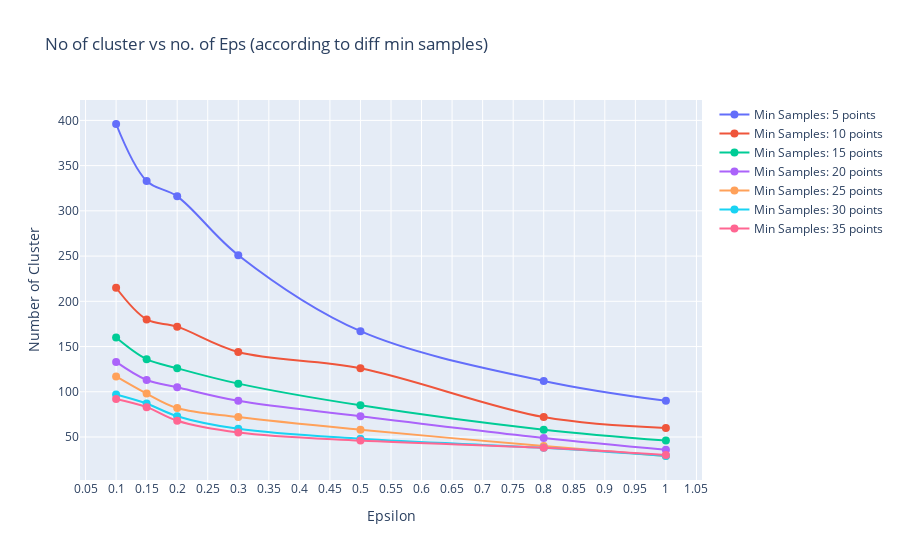
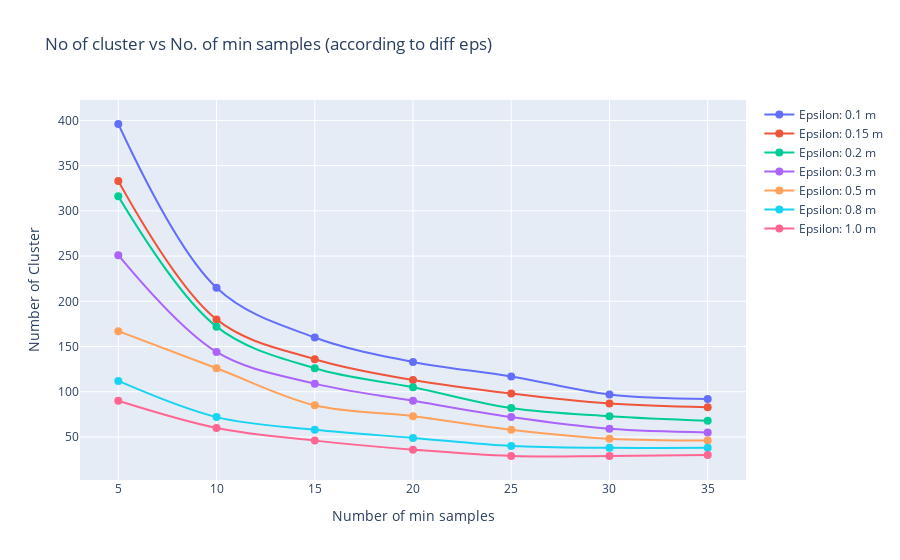

Notebook cell for these charts, in order:
### Code cell
Cluster_Eps = go.Figure()
Cluster_Samples = go.Figure()

for i in x.min_samples.unique():
    v = x[x.min_samples == i]
    Cluster_Eps.add_trace(go.Scatter(
        x=v.eps,
        y=v.number_of_clusters,
        name=f'Min Samples: {i} points',
        mode='lines+markers',
        marker=dict(size=8),
        line=dict(width=2),
        line_shape='spline'
    ))

for e in x.eps.unique():
    f = x[x.eps == e]
    Cluster_Samples.add_trace(go.Scatter(
        x=f.min_samples,
        y=f.number_of_clusters,
        name=f'Epsilon: {e} m',
        mode='lines+markers',
        marker=dict(size=8),
        line=dict(width=2),
        line_shape='spline'
    ))

Cluster_Eps.update_layout(
    title='No of cluster vs no. of Eps (according to diff min samples)',
    xaxis=dict(title='Epsilon', zeroline=False, dtick=0.05),
    yaxis=dict(title='Number of Cluster', zeroline=False)
)


Cluster_Samples.update_layout(
    title='No of cluster vs No. of min samples (according to diff eps)',
    xaxis=dict(title='Number of min samples', zeroline=False, dtick=5),
    yaxis=dict(title='Number of Cluster', zeroline=False)
)

Cluster_Eps.show()
Cluster_Samples.show()

### Figure 1 — Plotly figure (JSON) as saved in the notebook; plotly's stock layout.template omitted (floating-point values rounded to 4 significant figures)
{"data": [{"line": {"shape": "spline", "width": 2}, "marker": {"size": 8}, "mode": "lines+markers", "name": "Min Samples: 5 points", "type": "scatter", "x": [0.1, 0.15, 0.2, 0.3, 0.5, 0.8, 1], "y": [396, 333, 316, 251, 167, 112, 90]}, {"line": {"shape": "spline", "width": 2}, "marker": {"size": 8}, "mode": "lines+markers", "name": "Min Samples: 10 points", "type": "scatter", "x": [0.1, 0.15, 0.2, 0.3, 0.5, 0.8, 1], "y": [215, 180, 172, 144, 126, 72, 60]}, {"line": {"shape": "spline", "width": 2}, "marker": {"size": 8}, "mode": "lines+markers", "name": "Min Samples: 15 points", "type": "scatter", "x": [0.1, 0.15, 0.2, 0.3, 0.5, 0.8, 1], "y": [160, 136, 126, 109, 85, 58, 46]}, {"line": {"shape": "spline", "width": 2}, "marker": {"size": 8}, "mode": "lines+markers", "name": "Min Samples: 20 points", "type": "scatter", "x": [0.1, 0.15, 0.2, 0.3, 0.5, 0.8, 1], "y": [133, 113, 105, 90, 73, 49, 36]}, {"line": {"shape": "spline", "width": 2}, "marker": {"size": 8}, "mode": "lines+markers", "name": "Min Samples: 25 points", "type": "scatter", "x": [0.1, 0.15, 0.2, 0.3, 0.5, 0.8, 1], "y": [117, 98, 82, 72, 58, 40, 29]}, {"line": {"shape": "spline", "width": 2}, "marker": {"size": 8}, "mode": "lines+markers", "name": "Min Samples: 30 points", "type": "scatter", "x": [0.1, 0.15, 0.2, 0.3, 0.5, 0.8, 1], "y": [97, 87, 73, 59, 48, 38, 29]}, {"line": {"shape": "spline", "width": 2}, "marker": {"size": 8}, "mode": "lines+markers", "name": "Min Samples: 35 points", "type": "scatter", "x": [0.1, 0.15, 0.2, 0.3, 0.5, 0.8, 1], "y": [92, 83, 68, 55, 46, 38, 30]}], "layout": {"title": {"text": "No of cluster vs no. of Eps (according to diff min samples)"}, "xaxis": {"dtick": 0.05, "title": {"text": "Epsilon"}, "zeroline": false}, "yaxis": {"title": {"text": "Number of Cluster"}, "zeroline": false}}}

### Figure 2 — Plotly figure (JSON) as saved in the notebook; plotly's stock layout.template omitted (floating-point values rounded to 4 significant figures)
{"data": [{"line": {"shape": "spline", "width": 2}, "marker": {"size": 8}, "mode": "lines+markers", "name": "Epsilon: 0.1 m", "type": "scatter", "x": [5, 10, 15, 20, 25, 30, 35], "y": [396, 215, 160, 133, 117, 97, 92]}, {"line": {"shape": "spline", "width": 2}, "marker": {"size": 8}, "mode": "lines+markers", "name": "Epsilon: 0.15 m", "type": "scatter", "x": [5, 10, 15, 20, 25, 30, 35], "y": [333, 180, 136, 113, 98, 87, 83]}, {"line": {"shape": "spline", "width": 2}, "marker": {"size": 8}, "mode": "lines+markers", "name": "Epsilon: 0.2 m", "type": "scatter", "x": [5, 10, 15, 20, 25, 30, 35], "y": [316, 172, 126, 105, 82, 73, 68]}, {"line": {"shape": "spline", "width": 2}, "marker": {"size": 8}, "mode": "lines+markers", "name": "Epsilon: 0.3 m", "type": "scatter", "x": [5, 10, 15, 20, 25, 30, 35], "y": [251, 144, 109, 90, 72, 59, 55]}, {"line": {"shape": "spline", "width": 2}, "marker": {"size": 8}, "mode": "lines+markers", "name": "Epsilon: 0.5 m", "type": "scatter", "x": [5, 10, 15, 20, 25, 30, 35], "y": [167, 126, 85, 73, 58, 48, 46]}, {"line": {"shape": "spline", "width": 2}, "marker": {"size": 8}, "mode": "lines+markers", "name": "Epsilon: 0.8 m", "type": "scatter", "x": [5, 10, 15, 20, 25, 30, 35], "y": [112, 72, 58, 49, 40, 38, 38]}, {"line": {"shape": "spline", "width": 2}, "marker": {"size": 8}, "mode": "lines+markers", "name": "Epsilon: 1.0 m", "type": "scatter", "x": [5, 10, 15, 20, 25, 30, 35], "y": [90, 60, 46, 36, 29, 29, 30]}], "layout": {"title": {"text": "No of cluster vs No. of min samples (according to diff eps)"}, "xaxis": {"dtick": 5, "title": {"text": "Number of min samples"}, "zeroline": false}, "yaxis": {"title": {"text": "Number of Cluster"}, "zeroline": false}}}
